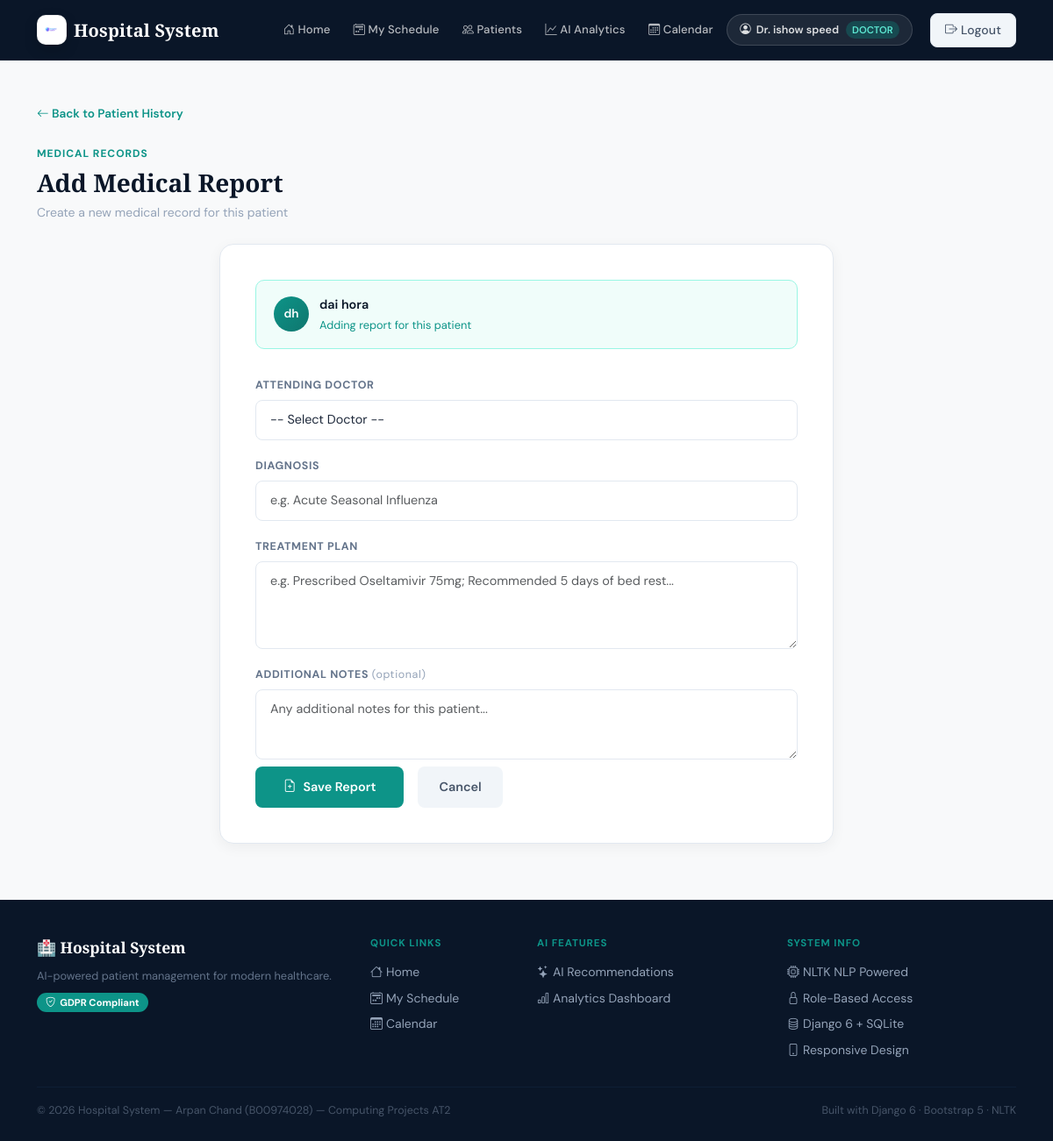
The page /appointments/patient/8/add-record/ (signed in) on the database its author committed.
### appointments/models.py (models this page shows, shortened)
class Profile(models.Model):
    ROLE_CHOICES = [
        ("ADMIN", "Admin"),
        ("DOCTOR", "Doctor"),
        ("PATIENT", "Patient"),
    ]
    user = models.OneToOneField(User, on_delete=models.CASCADE)
    role = models.CharField(max_length=10, choices=ROLE_CHOICES, default="PATIENT")
    patient = models.OneToOneField("Patient", on_delete=models.SET_NULL, null=True, blank=True)
    doctor = models.OneToOneField("Doctor", on_delete=models.SET_NULL, null=True, blank=True)

class Doctor(models.Model):
    first_name = models.CharField(max_length=100)
    last_name = models.CharField(max_length=100)
    specialization = models.CharField(max_length=100)

class Patient(models.Model):
    first_name = models.CharField(max_length=100)
    last_name = models.CharField(max_length=100)
    email = models.EmailField(unique=True)
    phone_number = models.CharField(max_length=15)

### appointments/permissions.py (the view)
        def wrapper(request, *args, **kwargs):
            if not request.user.is_authenticated:
                return redirect("login")
            role = getattr(getattr(request.user, "profile", None), "role", None)
            if role not in allowed_roles:
                messages.error(request, "You do not have permission to access this page.")
                return redirect("home")
            return view_func(request, *args, **kwargs)

### appointments/permissions.py (called while the page is built)
def role_required(*allowed_roles):
    def decorator(view_func):
        def wrapper(request, *args, **kwargs):
            if not request.user.is_authenticated:
                return redirect("login")
            role = getattr(getattr(request.user, "profile", None), "role", None)
            if role not in allowed_roles:
                messages.error(request, "You do not have permission to access this page.")
                return redirect("home")
            return view_func(request, *args, **kwargs)
        return wrapper
    return decorator

### appointments/views.py (called while the page is built, shortened)
@role_required( "DOCTOR")
def add_medical_record(request, patient_id):
    patient = Patient.objects.get(id=patient_id)
    doctors = Doctor.objects.all()
    return render(request, "appointments/add_medical_record.html", {
        "patient": patient,
        "doctors": doctors
    })

### appointments/templates/appointments/add_medical_record.html (shortened to what this page needs)
{% extends "appointments/base.html" %}
{% block content %}
<div class="mb-4 fade-in fade-in-1">
  <a href="{% url 'patient_history' patient.id %}"
     style="font-size:0.85rem;color:#0d9488;text-decoration:none;font-weight:600;">
    <i class="bi bi-arrow-left"></i> Back to Patient History
  </a>
</div>
<div class="mb-4 fade-in fade-in-1">
  <div class="page-label">Medical Records</div>
  <h1 class="page-title">Add Medical Report</h1>
  <p class="page-sub">Create a new medical record for this patient</p>
</div>
<div class="report-card fade-in fade-in-2">
  <div class="patient-banner">
    <div class="patient-avatar">
      {{ patient.first_name|first }}{{ patient.last_name|first }}
    </div>
    <div>
      <div class="patient-banner-name">{{ patient.first_name }} {{ patient.last_name }}</div>
      <div class="patient-banner-sub">Adding report for this patient</div>
    </div>
  </div>
  <form method="POST" class="row g-3">
    <div class="col-12">
      <label class="form-label">Attending Doctor</label>
      <select class="form-select" name="doctor" required>
        <option value="">-- Select Doctor --</option>
      </select>
    </div>
    <div class="col-12">
      <label class="form-label">Diagnosis</label>
      <input
        type="text"
        class="form-control"
        name="diagnosis"
        placeholder="e.g. Acute Seasonal Influenza"
        required>
    </div>
    <div class="col-12">
      <label class="form-label">Treatment Plan</label>
      <textarea
        class="form-control"
        name="treatment"
        placeholder="e.g. Prescribed Oseltamivir 75mg; Recommended 5 days of bed rest..."
        required></textarea>
    </div>
    <div class="col-12">
      <label class="form-label">Additional Notes <span style="color:#94a3b8;font-weight:400;text-transform:none;">(optional)</span></label>
      <textarea
        class="form-control"
        name="notes"
        placeholder="Any additional notes for this patient..."
        style="min-height:80px;"></textarea>
    </div>
    <div class="col-12 mt-2 d-flex gap-3">
      <button class="btn-save" type="submit">
        <i class="bi bi-file-earmark-plus me-2"></i>Save Report
      </button>
      <a href="{% url 'patient_history' patient.id %}"
         style="padding:0.75rem 1.5rem;border-radius:8px;background:#f1f5f9;color:#475569;font-weight:600;font-size:0.9rem;text-decoration:none;font-family:'DM Sans',sans-serif;">
        Cancel
      </a>
    </div>
  </form>
</div>
{% endblock %}

### appointments/templates/appointments/base.html (shortened to what this page needs)
{% load static %}
<!DOCTYPE html>
<html lang="en">
<head>
  <link href="https://cdn.jsdelivr.net/npm/bootstrap@5.3.3/dist/css/bootstrap.min.css" rel="stylesheet">
  <link href="https://cdn.jsdelivr.net/npm/bootstrap-icons@1.11.3/font/bootstrap-icons.min.css" rel="stylesheet">
  <link rel="stylesheet" href="{% static 'css/style.css' %}">
</head>
<body class="bg-light">
<nav class="navbar navbar-expand-lg navbar-dark" style="background: #0a1628;">
  <div class="container">
    <a class="navbar-brand fw-semibold d-flex align-items-center gap-2" href="{% url 'home' %}">
      <img src="{% static 'img/logo.png' %}" alt="Hospital Logo"
           style="height:34px;width:34px;object-fit:contain;border-radius:10px;
                  background:#fff;padding:5px;border:1px solid rgba(0,0,0,.08);
                  box-shadow:0 6px 16px rgba(0,0,0,.15);">
      <span>Hospital System</span>
    </a>
    <div class="collapse navbar-collapse" id="nav">
      <ul class="navbar-nav ms-auto align-items-lg-center gap-lg-1">
        {% if request.user.is_authenticated %}
          {% with role=request.user.profile.role %}
            {% url 'home' as url_home %}
            <li class="nav-item">
              <a class="nav-link {% if request.path == url_home %}active{% endif %}" href="{{ url_home }}">
                <i class="bi bi-house-door"></i> Home
              </a>
            </li>
            {% if role == "ADMIN" %}
              {% url 'patient_list' as url_patients %}
              <li class="nav-item">
                <a class="nav-link {% if request.path == url_patients %}active{% endif %}" href="{{ url_patients }}">
                  <i class="bi bi-people"></i> Patients
                </a>
              </li>
              {% url 'add_availability' as url_avail %}
              <li class="nav-item">
                <a class="nav-link {% if request.path == url_avail %}active{% endif %}" href="{{ url_avail }}">
                  <i class="bi bi-calendar-plus"></i> Add Slots
                </a>
              </li>
              {% url 'appointment_list' as url_appts %}
              <li class="nav-item">
                <a class="nav-link {% if request.path == url_appts %}active{% endif %}" href="{{ url_appts }}">
                  <i class="bi bi-calendar2-week"></i> Appointments
                </a>
              </li>
              {% url 'ai_analytics' as url_analytics %}
              <li class="nav-item">
                <a class="nav-link {% if request.path == url_analytics %}active{% endif %}" href="{{ url_analytics }}">
                  <i class="bi bi-graph-up"></i> AI Analytics
                </a>
              </li>
              <li class="nav-item">
                <a class="nav-link" href="{% url 'availability_calendar' %}">
                  <i class="bi bi-calendar3"></i> Calendar
                </a>
              </li>
            {% elif role == "DOCTOR" %}
              {% url 'doctor_schedule' as url_schedule %}
              <li class="nav-item">
                <a class="nav-link {% if request.path == url_schedule %}active{% endif %}" href="{{ url_schedule }}">
                  <i class="bi bi-calendar2-week"></i> My Schedule
                </a>
              </li>
              {% url 'patient_list' as url_patients %}
              <li class="nav-item">
                <a class="nav-link {% if request.path == url_patients %}active{% endif %}" href="{{ url_patients }}">
                  <i class="bi bi-people"></i> Patients
                </a>
              </li>
              {% url 'ai_analytics' as url_analytics %}
              <li class="nav-item">
                <a class="nav-link {% if request.path == url_analytics %}active{% endif %}" href="{{ url_analytics }}">
                  <i class="bi bi-graph-up"></i> AI Analytics
                </a>
              </li>
              <li class="nav-item">
                <a class="nav-link" href="{% url 'availability_calendar' %}">
                  <i class="bi bi-calendar3"></i> Calendar
                </a>
              </li>
            {% endif %}
            {% if role == "ADMIN" or role == "DOCTOR" %}
            <li class="nav-item me-2">
              <span style="background:rgba(255,255,255,0.08);border:1px solid rgba(255,255,255,0.15);
                color:rgba(255,255,255,0.85);font-size:0.78rem;font-weight:600;
                padding:0.4rem 0.9rem;border-radius:999px;font-family:'DM Sans',sans-serif;
                display:inline-flex;align-items:center;gap:6px;">
                <i class="bi bi-person-circle"></i>
                {% if role == "DOCTOR" and request.user.profile.doctor %}
                  Dr. {{ request.user.profile.doctor.first_name }} {{ request.user.profile.doctor.last_name }}
                {% else %}
                  {{ request.user.username }}
                {% endif %}
                <span style="background:rgba(13,148,136,0.3);color:#5eead4;
                  font-size:0.7rem;padding:1px 7px;border-radius:999px;margin-left:2px;">
                  {{ role }}
                </span>
              </span>
            </li>
            {% endif %}
            <li class="nav-item ms-lg-2">
              <a class="btn btn-light btn-sm fw-medium px-3 py-2" href="{% url 'logout' %}">
                <i class="bi bi-box-arrow-right"></i> Logout
              </a>
            </li>
          {% endwith %}
        {% endif %}
      </ul>
    </div>
  </div>
</nav>
<div class="container my-5">
  {% block content %}{% endblock %}
</div>
<footer class="site-footer">
  <div class="container">
    <div class="row g-4">
      <div class="col-md-4">
        <div class="footer-brand">🏥 Hospital System</div>
        <p class="footer-tagline">AI-powered patient management for modern healthcare.</p>
        <div class="mt-2">
          <span class="footer-badge"><i class="bi bi-shield-check"></i> GDPR Compliant</span>
        </div>
      </div>
      <div class="col-md-2">
        <div class="footer-heading">Quick Links</div>
        <ul class="footer-links">
          <li><a href="{% url 'home' %}"><i class="bi bi-house me-1"></i>Home</a></li>
          {% if user.is_authenticated %}
            {% if user.profile.role == 'DOCTOR' %}
              <li><a href="{% url 'doctor_schedule' %}"><i class="bi bi-calendar2-week me-1"></i>My Schedule</a></li>
              <li><a href="{% url 'availability_calendar' %}"><i class="bi bi-calendar3 me-1"></i>Calendar</a></li>
            {% endif %}
          {% endif %}
        </ul>
      </div>
      <div class="col-md-3">
        <div class="footer-heading">AI Features</div>
        <ul class="footer-links">
          <li><a href="{% url 'ai_recommend' %}"><i class="bi bi-stars me-1"></i>AI Recommendations</a></li>
          <li><a href="{% url 'ai_analytics' %}"><i class="bi bi-bar-chart me-1"></i>Analytics Dashboard</a></li>
        </ul>
      </div>
      <div class="col-md-3">
        <div class="footer-heading">System Info</div>
        <ul class="footer-links">
          <li><i class="bi bi-cpu me-1"></i>NLTK NLP Powered</li>
          <li><i class="bi bi-lock me-1"></i>Role-Based Access</li>
          <li><i class="bi bi-database me-1"></i>Django 6 + SQLite</li>
          <li><i class="bi bi-phone me-1"></i>Responsive Design</li>
        </ul>
      </div>
    </div>
    <hr class="footer-divider">
    <div class="d-flex justify-content-between align-items-center flex-wrap gap-2">
      <div class="footer-bottom">© 2026 Hospital System — Arpan Chand (B00974028) — Computing Projects AT2</div>
      <div class="footer-bottom">Built with Django 6 · Bootstrap 5 · NLTK</div>
    </div>
  </div>
</footer>
</body>
</html>

### static/css/style.css (style rules this page uses)
:root { --navy: #0a1628; --navy-mid: #112240; --teal: #0d9488; --teal-light: #14b8a6; --teal-pale: #f0fdfa; --gold: #d4a853; --gold-light: #f0c97a; --white: #ffffff; --off-white: #f8f9fc; --gray-100: #f1f5f9; --gray-200: #e2e8f0; --gray-400: #94a3b8; --gray-600: #475569; --gray-800: #1e293b; --success: #059669; --danger: #dc2626; --shadow-sm: 0 1px 3px rgba(0,0,0,0.08), 0 1px 2px rgba(0,0,0,0.04); --shadow-md: 0 4px 16px rgba(0,0,0,0.08), 0 2px 6px rgba(0,0,0,0.04); --shadow-lg: 0 20px 48px rgba(0,0,0,0.12), 0 8px 16px rgba(0,0,0,0.06); --radius: 14px; --radius-sm: 8px; --radius-lg: 20px; }
* { box-sizing: border-box; }
body { font-family: 'DM Sans', sans-serif; background: var(--off-white); color: var(--gray-800); font-size: 15px; line-height: 1.65; -webkit-font-smoothing: antialiased; }
h1, h2, h3, h4, h5 { font-family: 'Playfair Display', serif; color: var(--navy); line-height: 1.3; }
.navbar { background: var(--navy) !important; border-bottom: 1px solid rgba(255,255,255,0.06); padding: 0.75rem 0; position: sticky; top: 0; z-index: 1000; backdrop-filter: blur(12px); }
.navbar-brand { font-family: 'Playfair Display', serif; font-size: 1.25rem; font-weight: 600; color: var(--white) !important; letter-spacing: 0.01em; }
.navbar-nav .nav-link { font-family: 'DM Sans', sans-serif; font-size: 0.875rem; font-weight: 500; color: rgba(255,255,255,0.7) !important; padding: 0.5rem 0.875rem !important; border-radius: var(--radius-sm); transition: all 0.2s ease; letter-spacing: 0.01em; }
.btn { font-family: 'DM Sans', sans-serif; font-weight: 500; border-radius: var(--radius-sm); font-size: 0.875rem; transition: all 0.2s ease; letter-spacing: 0.01em; }
.btn-light { background: var(--gray-100) !important; border-color: var(--gray-200) !important; color: var(--gray-600) !important; }
.form-control, .form-select { font-family: 'DM Sans', sans-serif; border: 1.5px solid var(--gray-200); border-radius: var(--radius-sm); padding: 0.65rem 1rem; font-size: 0.9rem; background: var(--white); color: var(--gray-800); transition: border-color 0.2s ease, box-shadow 0.2s ease; }
.form-label { font-size: 0.8rem; font-weight: 600; color: var(--gray-600); text-transform: uppercase; letter-spacing: 0.05em; margin-bottom: 0.4rem; }
.fade-in { animation: fadeInUp 0.4s ease forwards; }
.fade-in-1 { animation-delay: 0.05s; opacity: 0; }
.fade-in-2 { animation-delay: 0.1s; opacity: 0; }
.navbar-nav .nav-link { font-size: 0.82rem !important; padding: 0.45rem 0.7rem !important; }

### appointments/templates/appointments/base.html (style rules this page uses)
.site-footer { background: #0a1628; color: #94a3b8; padding: 2.5rem 0 1.5rem; margin-top: 4rem; font-family: 'DM Sans', sans-serif; font-size: 0.875rem; }
.footer-brand { font-family: 'Playfair Display', serif; font-size: 1.1rem; color: #fff; font-weight: 600; margin-bottom: 0.4rem; }
.footer-tagline { font-size: 0.8rem; color: #64748b; margin-bottom: 0; }
.footer-heading { font-size: 0.72rem; font-weight: 700; text-transform: uppercase; letter-spacing: 0.08em; color: #0d9488; margin-bottom: 0.75rem; }
.footer-links { list-style: none; padding: 0; margin: 0; }
.footer-links li { margin-bottom: 0.4rem; }
.footer-links a { color: #94a3b8; text-decoration: none; transition: color 0.2s; }
.footer-divider { border-color: #1e3a5f; margin: 1.5rem 0 1rem; }
.footer-bottom { font-size: 0.78rem; color: #475569; }
.footer-badge { display: inline-flex; align-items: center; gap: 5px; background: #0d9488; color: #fff; padding: 2px 10px; border-radius: 999px; font-size: 0.7rem; font-weight: 700; }

### rows shown on the page
Profile: role "DOCTOR"
Patient: first_name|first "d", last_name|first "h", first_name "dai", last_name "hora"

### other values the page prints
{{ request.user.profile.doctor.first_name }} "ishow"
{{ request.user.profile.doctor.last_name }} "speed"
